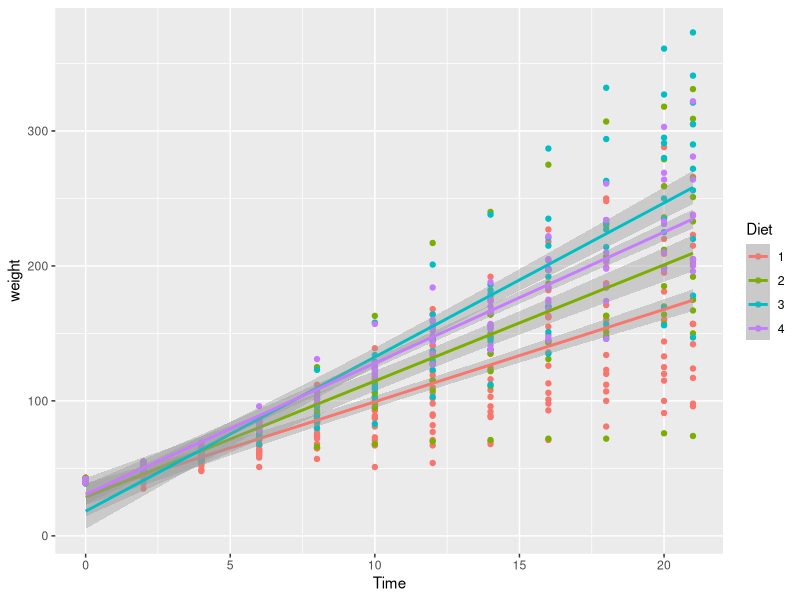
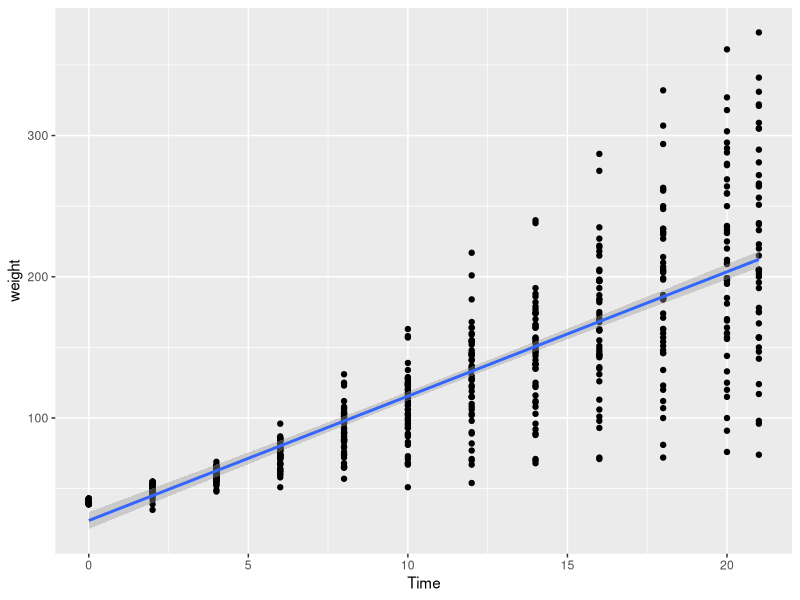
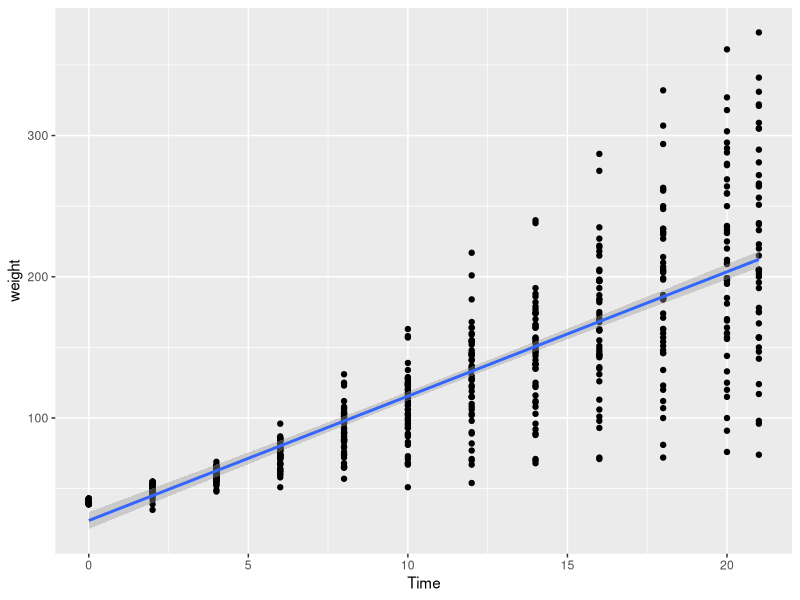
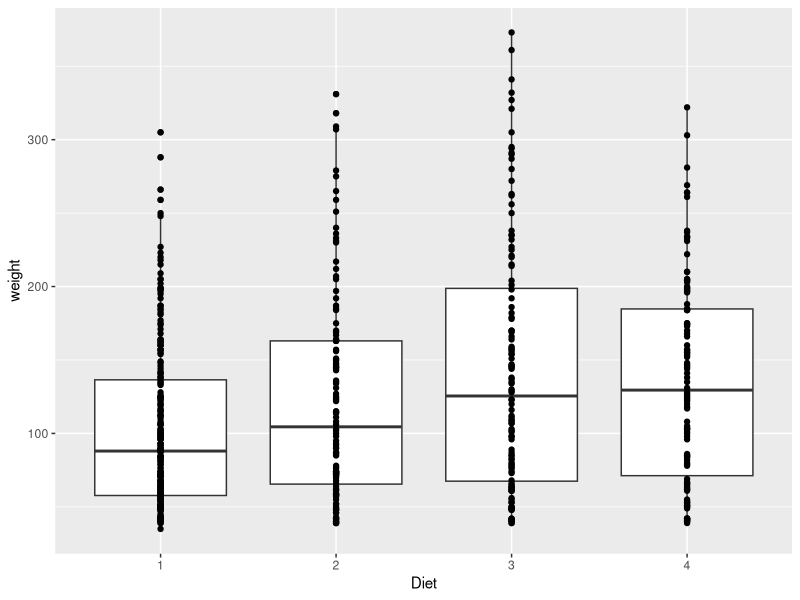

Here is the R script that generated these plots, in order: (Note: this script raises an error after producing the figures.)
## ---- chunk 1
knitr::opts_chunk$set(echo = TRUE)
## ---- chunk 2
library(tidyverse)
data("ChickWeight")
## ---- chunk 3
View(ChickWeight)
lm(weight ~ Time + Diet, ChickWeight)

## ---- chunk 4
ggplot(ChickWeight, aes(Time, weight, color=Diet)) +
    geom_point()+
    stat_smooth(method='lm')
## ---- chunk 5
lm(weight ~ Time, ChickWeight)
## ---- chunk 6
ggplot(ChickWeight, aes(Time, weight)) +
    geom_point()+
    stat_smooth(method='lm')
## ---- chunk 7
ggplot(ChickWeight, aes(Time, weight)) +
    geom_point()+
    stat_smooth(method='lm')
    geom_abline(slope=8.803, intercept=27.467)
## ---- chunk 8
lm(weight ~ Diet, ChickWeight)
## ---- chunk 9
ggplot(ChickWeight, aes(Diet, weight)) +
    geom_boxplot()+
    geom_point()
## ---- chunk 10
lm(formula = weight ~ Time * Diet, data = ChickWeight)
## ---- chunk 11
ggplot(ChickWeight, aes(Time, weight, color=Diet)) +
    geom_point()+
    stat_smooth(method='lm')+
## ---- chunk 12
ggplot(ChickWeight, aes(Time, weight, color=Diet)) +
    geom_point()+
    stat_smooth(method='lm')+
    geom_abline(slope=11.4229, intercept = 30.9310 - 12.6807)
## ---- chunk 13
chickweight_lm_fit <-  lm(formula = weight ~ Time * Diet, data = ChickWeight)
summary(chickweight_lm_fit)
## ---- chunk 14
ChickWeight$Diet <- relevel(ChickWeight$Diet, "4")
chickweight_lm_fit <-  lm(formula = weight ~ Time * Diet, data = ChickWeight)
summary(chickweight_lm_fit)
## ---- chunk 15
predict(chickweight_lm_fit, tibble(Time = 5, Diet = '3'))
